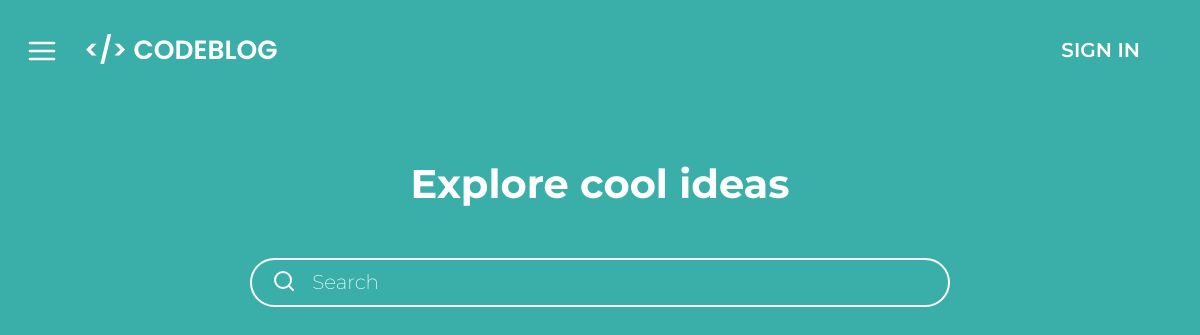
The page /ideas/ on the database as committed earlier.
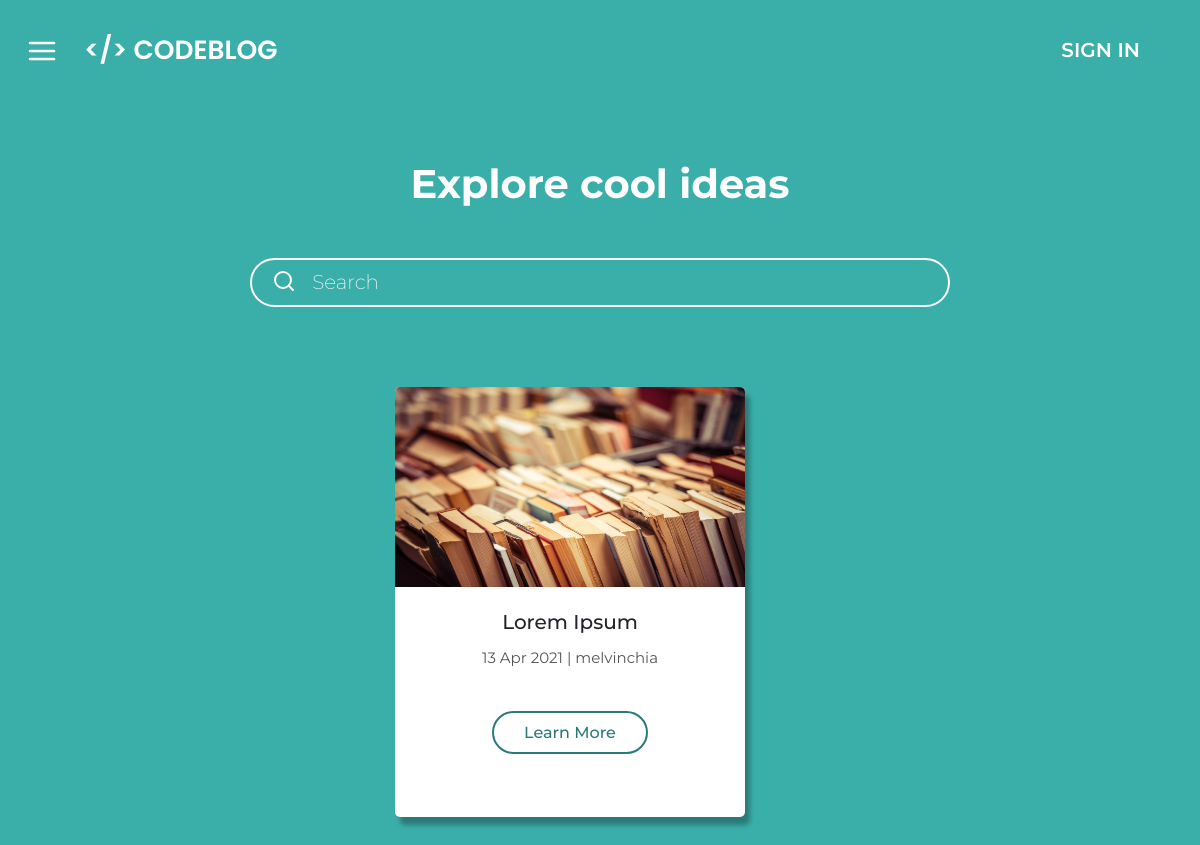
The same page on the database as committed later.
### ideas/models.py (models this page shows, shortened)
class Post(models.Model):
	title = models.CharField(max_length=50)
	description = models.TextField(max_length=100, default='No Description')
	date_posted = models.DateTimeField(default=timezone.now)
	author = models.ForeignKey(User, on_delete=models.CASCADE)
	url = models.URLField(max_length=100, default='No Url')
	image = models.ImageField(upload_to=user_directory_path, default='No Image')

### ideas/views.py (the view)
# urls.py: path('', include('home.urls')),
def home(request):
	posts = reversed(Post.objects.all())
	return render(request, 'ideas/main.html', {'posts': posts, 'title': 'Ideas'})

### ideas/templatetags/getdatetime.py (called while the page is built)
@register.simple_tag
def getdatetime(o):
	return o.strftime('%d %b %Y')

### ideas/templates/ideas/main.html (shortened to what this page needs)
{% load getdatetime %}
{% load static %}
<!DOCTYPE html>
<html>
<head>
	<link rel="stylesheet" type="text/css" href='{% static "base/navbar.css" %}'>
	<link href="https://cdn.jsdelivr.net/npm/bootstrap@5.0.0-beta1/dist/css/bootstrap.min.css" rel="stylesheet">
	<link rel="stylesheet" type="text/css" href='{% static "ideas/main.css" %}'>
</head>
<body>
	{% include 'base/navbar.html' %}
	<div class='center-container'>
		<h1 class='title-text'>Explore cool ideas</h1>
		<div class='searchbox-container'>
			<i data-feather='search' class='search-box-icon'></i>
			<input type='text' class='search-box' placeholder='Search'>
		</div>
		<div class='posts-container'>
			{% for post in posts %}
				<div class='post-card'>
					<div class='post-card-wrapper'>
						<img src='{{ post.image.url }}' class='post-thumbnail'>
						<div class='post-title'>{{ post.title }}</div>
						{% getdatetime post.date_posted as date %}
						<div class='metadata'>{{ date }} | {{ post.author }}</div>
						<a class='learn-more' href='#'>Learn More</a>
					</div>
				</div>
			{% endfor %}
		</div>
	</div>
</body>
</html>

### base/templates/base/head.html (shortened to what this page needs)
{% load static %}<meta charset="utf-8">

### base/templates/base/navbar.html (shortened to what this page needs)
{% block navbar %}
	<nav class='cb-nav {{ theme }} fixed-top'>
		<div class='navbrand-wrapper'>
			<button class='collapse-btn'><span class='collapse-icon' data-feather='menu'></span></button>
			<a class='navbar-brand' href="{% url 'home' %}">&#60;/&#62; CODEBLOG</a>
		</div>
		<a href='{% url "login" %}' class='login-link {% ifequal title "Signin" %}active{% endifequal %}'>SIGN IN</a>
	</nav>
{% endblock %}

### static/base/navbar.css (style rules this page uses)
body { margin: 0; padding: 0; }
.cb-nav { background: rgba(255,255,255,0); transition: background-color 0.5s ease 0s, width 0.5s ease 0s, height 0.5s ease 0s; height: 100px; width: 100%; }
.fixed-top { position: fixed !important; top: 0; right: 0; left: 0; z-index: 1030; }
.navbrand-wrapper { height: 100px; width: 100%; display: grid; grid-template-columns: auto auto; justify-content: left; align-items: center; }
.navbar-brand { color: white; font-family: 'Poppins', sans-serif; font-size: 2.2vw !important; font-weight: 600 !important; transition: color 0.5s ease 0s, margin-top 0.5s ease 0s, margin-bottom 0.5s ease 0s; position: relative; display: inline-block; padding: 0 !important; margin-left: 40px; text-decoration: none; float: none; height: auto; line-height: auto; }
.collapse-btn { background: none; border-style: none; position: relative; display: none; height: 32px; margin-left: 20px }
.collapse-icon { color: white; width: 32px; height: 32px }
.login-link { font-family: 'Montserrat', sans-serif; color: white; text-decoration: none; font-size: 20px; transition: color 0.5s ease 0s; display: block !important; font-weight: 600 !important; position: absolute !important; top: 50%; transform: translateY(-50%); right: 60px }
@media all and (max-width: 1441px) { .collapse-btn { display: inline-block; } }
@media all and (max-width: 1441px) { .navbar-brand { margin-left: 20px; } }

### static/ideas/main.css (style rules this page uses)
body { background: #3AAFA9; overflow: none; }
.center-container { margin-top: 10em; text-align: center; }
.title-text { color: white; font-family: 'Montserrat', sans-serif; margin-bottom: 50px; font-weight: 700; font-size: 40px }
.search-box-icon { color: white; margin-top: -3px; }
.searchbox-container { border: 2px solid white; width: 700px; margin: 0 auto; text-align: left; padding: 0 0 5px 20px; border-radius: 50px; }
.search-box { outline-style: none; outline: none; border: none; height: 40px; width: 610px; background-color: rgba(0, 0, 0, 0); border-radius: 10px; margin-left: 10px; font-size: 20px; position: relative; top: 2px; font-family: 'Montserrat', sans-serif; font-weight: 200; color: white; }
.posts-container { display: grid; grid-template-columns: auto auto auto; align-items: center; grid-column-gap: 30px; grid-row-gap: 30px; justify-content: center; margin-top: 80px; margin-bottom: 40px; }
.post-card-wrapper { position: relative; height: 430px; }
.post-thumbnail { width: 350px; border-radius: 5px 5px 0 0; height: 200px; }
.post-card { background: white; width: 350px; height: 430px; border-radius: 5px; box-shadow: 5px 8px 5px #2B7A78; }
.post-title { font-family: 'Montserrat', sans-serif; font-weight: 500; font-size: 20px; padding-top: 10px; margin: 10px 30px; }
.metadata { color: #555555; font-family: 'Montserrat', sans-serif; font-size: 15px; margin-top: 10px; margin-bottom: 50px; }
.learn-more { border: 2px solid #2B7A78; border-radius: 50px; text-decoration: none; padding: 10px 30px; color: #2B7A78; font-family: 'Montserrat', sans-serif; font-weight: 500; transition: 0.1s; transition-timing-function: ease-in; }

Rows that differ between the two databases and show on the page:
added Post: image (picture), title "Lorem Ipsum", date_posted "13 Apr 2021", author "melvinchia"
